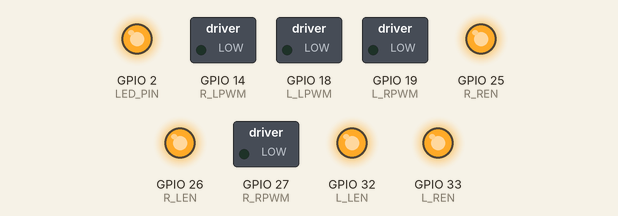
Bench run of a sketch on a simulated ESP32. Shown: switched loads named in the sketch (green lamp = pin HIGH), output pins drawn as LEDs (lit = HIGH). Uploads are accepted with an empty reply.

Above: at 0.1 s.
Timing chart, 0 to 1.9 s (numbered marks = the images above):
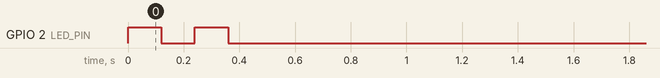

The sketch:

gyroscope_control.ino
```cpp
#include <WiFi.h>
#include <WebServer.h>

const char* ssid = "ESP32-6WD-GYRO";
const char* password = "12345678";

IPAddress phoneIP(192,168,4,2);
const int phonePort = 80;

WebServer server(80);

#define L_LEN   32
#define L_REN   33
#define L_LPWM  18
#define L_RPWM  19

#define R_LEN   26
#define R_REN   25
#define R_LPWM  14
#define R_RPWM  27

#define LED_PIN 2

int speedLimit = 255;
const int rampStep = 5;
const int rampInterval = 22;

int currentLeft = 0, currentRight = 0;
int targetLeft = 0, targetRight = 0;

float zeroX = 0, zeroY = 0;
bool calibrated = false;

unsigned long lastRampTime = 0;
unsigned long lastReadTime = 0;
unsigned long lastDataTime = 0;

bool tiltActive = false;

void leftMotor(int v) {
  v = constrain(v, -255, 255);

  if (v > 0) {
    ledcWrite(L_RPWM, v);
    ledcWrite(L_LPWM, 0);
  } else if (v < 0) {
    ledcWrite(L_RPWM, 0);
    ledcWrite(L_LPWM, -v);
  } else {
    ledcWrite(L_RPWM, 0);
    ledcWrite(L_LPWM, 0);
  }
}

void rightMotor(int v) {
  v = constrain(v, -255, 255);

  if (v > 0) {
    ledcWrite(R_RPWM, v);
    ledcWrite(R_LPWM, 0);
  } else if (v < 0) {
    ledcWrite(R_RPWM, 0);
    ledcWrite(R_LPWM, -v);
  } else {
    ledcWrite(R_RPWM, 0);
    ledcWrite(R_LPWM, 0);
  }
}

void stopCar() {
  targetLeft = 0;
  targetRight = 0;
  currentLeft = 0;
  currentRight = 0;

  leftMotor(0);
  rightMotor(0);

  tiltActive = false;
  digitalWrite(LED_PIN, LOW);
}

void setTargets(int l, int r) {
  targetLeft = constrain(l, -speedLimit, speedLimit);
  targetRight = constrain(r, -speedLimit, speedLimit);
}

void updateMotors() {
  if (millis() - lastRampTime < rampInterval) return;
  lastRampTime = millis();

  if (currentLeft < targetLeft) currentLeft += rampStep;
  if (currentLeft > targetLeft) currentLeft -= rampStep;

  if (currentRight < targetRight) currentRight += rampStep;
  if (currentRight > targetRight) currentRight -= rampStep;

  if (abs(currentLeft - targetLeft) < rampStep) currentLeft = targetLeft;
  if (abs(currentRight - targetRight) < rampStep) currentRight = targetRight;

  leftMotor(currentLeft);
  rightMotor(currentRight);
}

bool getValue(String data, const char* key, float &value) {
  String k = "\"" + String(key) + "\"";
  int p = data.indexOf(k);
  if (p < 0) return false;

  int b = data.indexOf("[", p);
  int e = data.indexOf("]", b);
  if (b < 0 || e < 0) return false;

  String arr = data.substring(b + 1, e);
  int comma = arr.lastIndexOf(",");
  String val = comma >= 0 ? arr.substring(comma + 1) : arr;
  val.trim();

  if (val == "null" || val.length() == 0) return false;

  value = val.toFloat();
  return true;
}

bool readPhyphox(float &x, float &y, float &z) {
  WiFiClient client;

  if (!client.connect(phoneIP, phonePort)) {
    return false;
  }

  client.print("GET /get?accX&accY&accZ&x&y&z HTTP/1.1\r\n");
  client.print("Host: 192.168.4.2\r\n");
  client.print("Connection: close\r\n\r\n");

  String data = "";
  unsigned long timeout = millis();

  while (client.connected() && millis() - timeout < 1200) {
    while (client.available()) {
      data += char(client.read());
    }
  }

  client.stop();

  bool okX = getValue(data, "accX", x);
  bool okY = getValue(data, "accY", y);
  bool okZ = getValue(data, "accZ", z);

  if (!okX) okX = getValue(data, "x", x);
  if (!okY) okY = getValue(data, "y", y);
  if (!okZ) okZ = getValue(data, "z", z);

  return okX && okY;
}

int mapTilt(float v) {
  float deadZone = 1.2;
  float maxTilt = 6.0;

  if (abs(v) < deadZone) return 0;

  float sign = v > 0 ? 1 : -1;
  float mag = abs(v);

  if (mag > maxTilt) mag = maxTilt;

  mag = (mag - deadZone) / (maxTilt - deadZone) * 100.0;

  return (int)(sign * mag);
}

void processPhoneData() {
  if (millis() - lastReadTime < 50) return;
  lastReadTime = millis();

  float x, y, z;
  bool ok = readPhyphox(x, y, z);

  if (!ok) {
    if (millis() - lastDataTime > 2000) {
      stopCar();
    }
    return;
  }

  lastDataTime = millis();

  if (!calibrated) {
    zeroX = x;
    zeroY = y;
    calibrated = true;

    for (int i = 0; i < 5; i++) {
      digitalWrite(LED_PIN, HIGH);
      delay(80);
      digitalWrite(LED_PIN, LOW);
      delay(80);
    }
  }

  float tx = x - zeroX;
  float ty = y - zeroY;

  int turn = mapTilt(tx);
  int drive = mapTilt(ty);

if (drive <= 0) {
  turn = -turn;
}

  tiltActive = (abs(turn) > 8 || abs(drive) > 8);
  digitalWrite(LED_PIN, tiltActive ? HIGH : LOW);

  int throttle = map(drive, -100, 100, -speedLimit, speedLimit);
  int steering = map(turn, -100, 100, speedLimit, -speedLimit);

  int leftOut = -(throttle + steering);
  int rightOut = -(throttle - steering);

  setTargets(leftOut, rightOut);
}

void handleRoot() {
  server.send(200, "text/html",
  "<html><body style='font-family:Arial;text-align:center'>"
  "<h2>ESP32 6WD phyphox Gyro</h2>"
  "<p>Keep phyphox open: Raw Sensors → Acceleration with g</p>"
  "<button style='font-size:25px;background:red;color:white;padding:20px;border-radius:15px' onclick=\"fetch('/S')\">STOP</button>"
  "<br><br>Speed <input type='range' min='0' max='255' value='250' oninput=\"fetch('/speed?value='+this.value)\">"
  "</body></html>");
}

void handleStop() {
  stopCar();
  server.send(200, "text/plain", "STOP");
}

void handleSpeed() {
  if (server.hasArg("value")) {
    speedLimit = constrain(server.arg("value").toInt(), 0, 255);
  }

  server.send(200, "text/plain", "OK");
}

void setup() {
  Serial.begin(115200);

  pinMode(LED_PIN, OUTPUT);

  pinMode(L_LEN, OUTPUT);
  pinMode(L_REN, OUTPUT);
  pinMode(R_LEN, OUTPUT);
  pinMode(R_REN, OUTPUT);

  digitalWrite(L_LEN, HIGH);
  digitalWrite(L_REN, HIGH);
  digitalWrite(R_LEN, HIGH);
  digitalWrite(R_REN, HIGH);

  ledcAttach(L_RPWM, 1000, 8);
  ledcAttach(L_LPWM, 1000, 8);
  ledcAttach(R_RPWM, 1000, 8);
  ledcAttach(R_LPWM, 1000, 8);

  stopCar();

  WiFi.mode(WIFI_AP);
  WiFi.softAP(ssid, password);

  server.on("/", handleRoot);
  server.on("/S", handleStop);
  server.on("/speed", handleSpeed);

  server.begin();

  for (int i = 0; i < 2; i++) {
    digitalWrite(LED_PIN, HIGH);
    delay(120);
    digitalWrite(LED_PIN, LOW);
    delay(120);
  }
}

void loop() {
  server.handleClient();
  processPhoneData();
  updateMotors();
}
```
